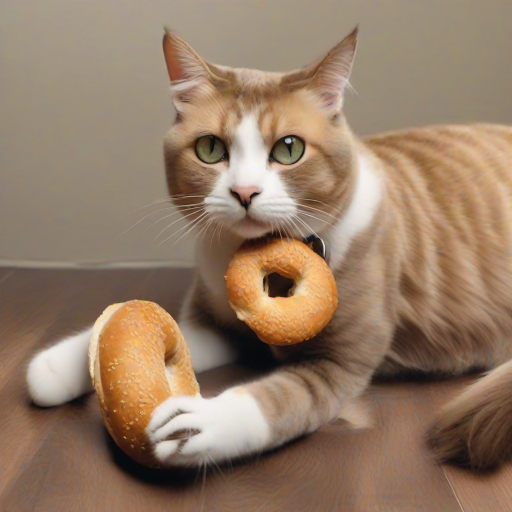
#> input picture examples/sdxl_seed0.png, 1024 x 1024 px (shown at 1/2 size); its folder holds only this picture in this run
$ python -i imagenet.py   (imports and definitions only)
#> lines starting #> are read from the running program, lines starting #| are printed output that depends on the picture
#> in image_load, img is the input picture: PIL image 1024x1024 RGB; mean R, G, B 148.6, 123.7, 101.7
# for imagenet download prepare.sh and run it
import glob, random
import math
import json
import time
import numpy as np
from PIL import Image
import functools, pathlib
from itertools import repeat

BASEDIR = pathlib.Path(__file__).parent / "imagenet"
# [1 line not run here, left out]
# [1 line that did not run here, left out]

# [9 lines left out: functions get_train_files, get_val_files, not called in this run]

def normalization(img):
  img = np.float32(img)
  input_mean = np.array([0.485, 0.456, 0.406]).reshape(-1, 1, 1)
  input_std = np.array([0.229, 0.224, 0.225]).reshape(-1, 1, 1)
  img = img.transpose([2,0,1]) / 255.0
  img -= input_mean
  img /= input_std
  return img

def image_resize(img, size, interpolation):
#> called with size = 256, interpolation = 2
  w, h = img.size
#> w = 1024; h = 1024
  w_new = int((w / h) * size) if w > h else size
#> w_new = 256
  h_new = int((h / w) * size) if h > w else size
#> h_new = 256
  return img.resize([w_new, h_new], interpolation)
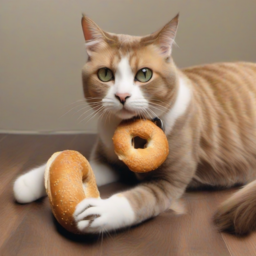
#> returned value: PIL image 256x256 RGB; mean R, G, B 148.6, 123.7, 101.8

# [4 lines left out: function rand_flip, not called in this run]

def center_crop(img, size):
#> called with size = 224
  w, h = img.size
#> w = 256; h = 256
  crop_h, crop_w = size, size
  crop_top = int(round((h - crop_h) / 2.0))
#> crop_top = 16
  crop_left = int(round((w - crop_w) / 2.0))
#> crop_left = 16
  return img.crop((crop_left, crop_top, size + crop_left, size + crop_top))
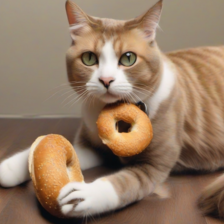
#> returned value: PIL image 224x224 RGB; mean R, G, B 149.4, 124.1, 101.6

# [42 lines left out: function random_resized_crop, not called in this run]

def preprocess(img, val):
  if not val:
    img = random_resized_crop(img, 224)
    img = rand_flip(np.array(img))
  else:
    img = center_crop(img, 224)
    img = np.array(img)
  img = normalization(img)
  return img

def image_load(fn, val=True):
  img = Image.open(fn).convert('RGB')
  img = image_resize(img, 256, Image.BILINEAR)
  ret = preprocess(img, val)
  return ret

# [24 lines left out: functions iterate, fetch_batch, not called in this run]

# [3 lines not run here, left out]

>>> result = image_load('../../examples/sdxl_seed0.png')

$ run again, on examples/stable_diffusion_seed0.png
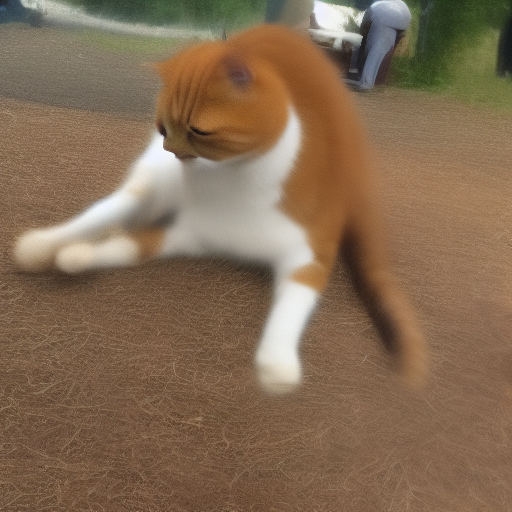
#> input picture examples/stable_diffusion_seed0.png, 512 x 512 px
#> in image_load, img is the input picture: PIL image 512x512 RGB; mean R, G, B 131.6, 107.5, 83.2
#> in center_crop, `return img.crop((crop_left, crop_top, size + crop_left, size + crop_to..`:
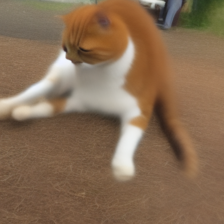
#> returned value: PIL image 224x224 RGB; mean R, G, B 134.9, 108.7, 83.9
#> img: shape (224, 224, 3) float32
